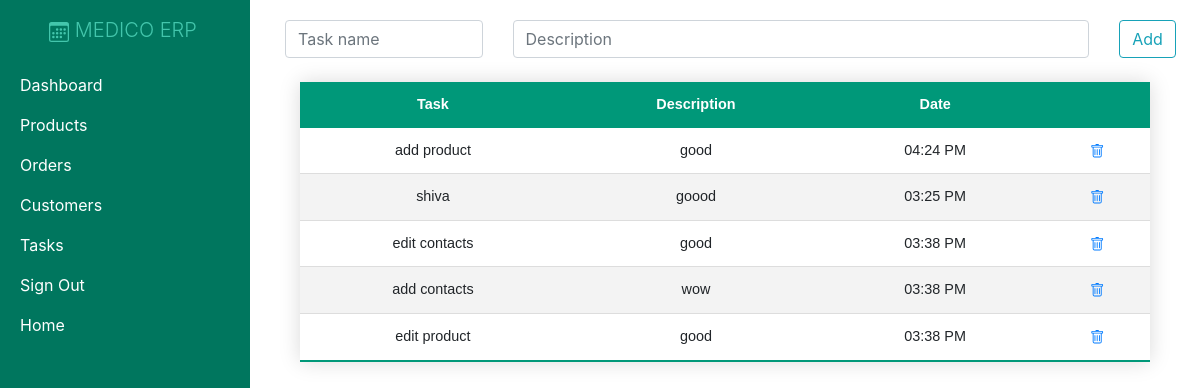
Page /task/ on the committed database.
### tasks/models.py (models this page shows)
class Task(models.Model):
    name = models.CharField(max_length=200, null=True)
    desc = models.CharField(max_length=300, null=True)
    date_created = models.DateTimeField(auto_now_add=True, null=True)

### tasks/views.py (the view)
# urls.py: path('task/', include("tasks.urls"))
def task(request):
    task = Task.objects.all().order_by('-date_created')
    return render(request,'crm/task.html',{'task':task})

### crm/templates/crm/task.html (shortened to what this page needs)
{% extends 'crm/main.html' %}
{% block content %}
<form action="{% url 'add_task' %}" method="POST">
  <div class="row">
    <div class="col-3">
      <input type="text" class="form-control" name="task_name" placeholder="Task name">
    </div>
    <div class="col-8">
      <input type="text" class="form-control" name="task_desc" placeholder="Description"></input>
    </div>
    <div class="col-1">
      <button type="submit" class="btn btn-outline-info" value="Add">Add</button>
    </div>
  </div>
</form>
<div class="container w-100 d-flex justify-content-center mt-4">
  <table class="my-table w-100 text-center">
    <thead>
      <tr class="text-center">
        <th scope="col">Task</th>
        <th scope="col">Description</th>
        <th scope="col">Date</th>
        <th scope="col"></th>
      </tr>
    </thead>
    <tbody>
      {% for t in task %}
      <tr>
        <td>{{ t.name }}</td>
        <td class="text-break">{{ t.desc }}</td>
        <td>{{ t.date_created  | date:"h:i A" }}</td>
        <td><a href="{% url 'del_task' t.id %}">
            </a></td>
      </tr>
      {% endfor %}
    </tbody>
  </table>
</div>
{% endblock content %}

### static/css/main.css (style rules this page uses)
.my-table { border-collapse: collapse; font-size: 0.9em; font-family: sans-serif; min-width: 400px; box-shadow: 0 0 20px rgba(0, 0, 0, 0.15); }
.my-table thead tr { background-color: #009879; color: #ffffff; text-align: left; }
.my-table th, .my-table td { padding: 12px 15px; }
.my-table tbody tr { border-bottom: 1px solid #dddddd; }
.my-table tbody tr:nth-of-type(even) { background-color: #f3f3f3; }
.my-table tbody tr:last-of-type { border-bottom: 2px solid #009879; }

### rows in the picture
Task: name "add product", desc "good", date_created "04:24 PM"
Task: name "shiva", desc "goood", date_created "03:25 PM"
Task: name "edit contacts", desc "good", date_created "03:38 PM"
Task: name "add contacts", desc "wow", date_created "03:38 PM"
Task: name "edit product", desc "good", date_created "03:38 PM"
